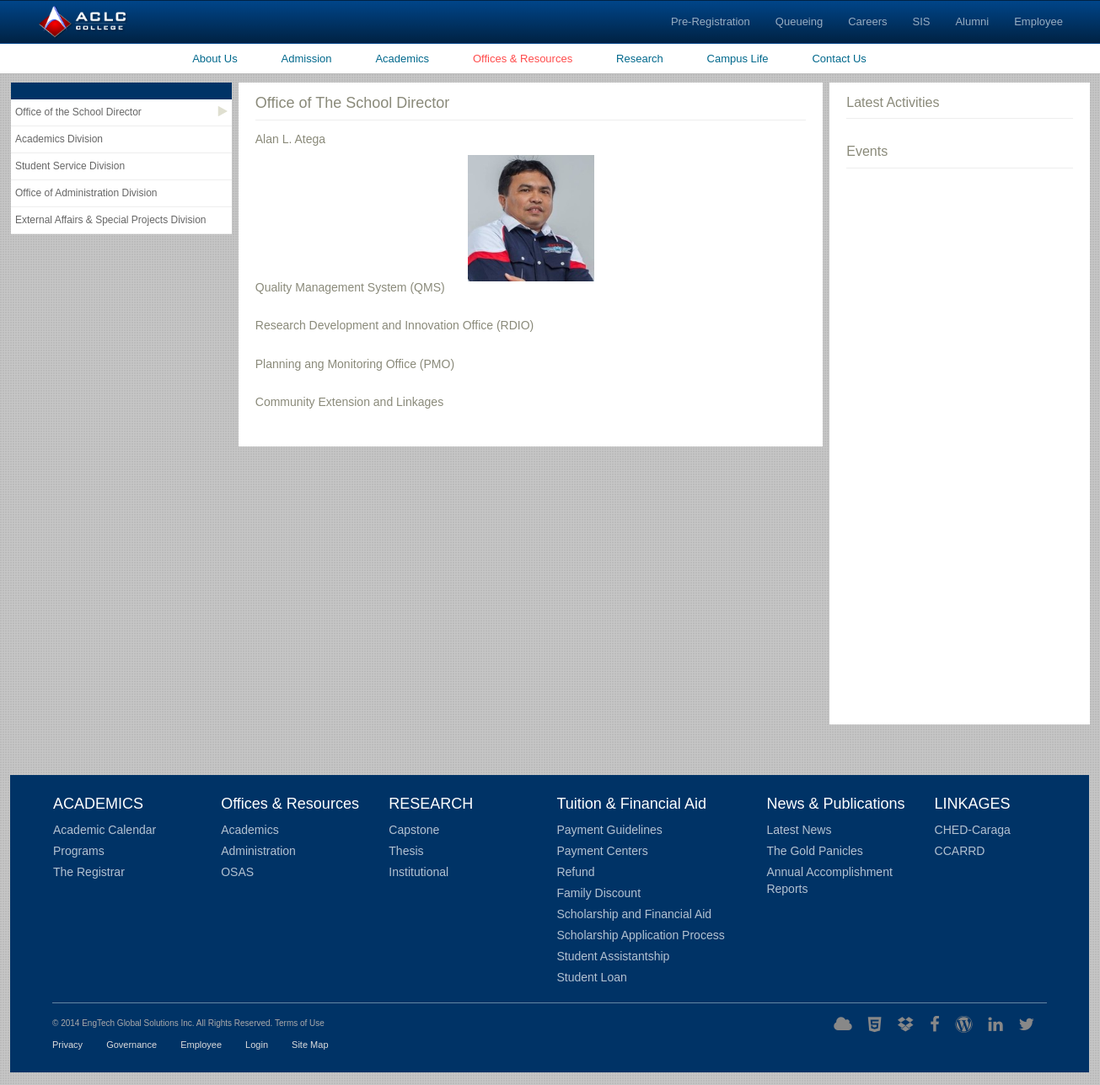
/index.php/public/office_resource/office_school_director, run on the app's committed database.
### tables this page shows
CREATE TABLE `schol_dir` (
  `osd_id` int(11) NOT NULL,
  `title` varchar(225) DEFAULT NULL,
  `content` text,
  `date_posted` date DEFAULT NULL,
  `ac_id` int(11) DEFAULT NULL,
  `image` varchar(255) DEFAULT NULL
);

### application/controllers/public/office_resource.php (called while the page is built, shortened)
<?php
class Office_Resource extends CI_Controller {
    public function office_school_director(){
        $data['info'] = $this->osd_data();
        $data['news'] = $this->load_news();
        $data['latest'] = $this->latest_act();
    	$this->load->view('public/or_office_school_director',$data);
    }
    public function osd_data(){
        $this->load->model('schol_dir');
        $sd = new Schol_Dir;
        $getSD = $sd->get();
        return $getSD;
    }
      public function latest_act(){
        $this->load->model('sch_act');
        $sch = new Sch_Act;
        $sch->db->where("MONTHNAME(sch_act.date) = MONTHNAME(NOW())");
        $sch->db->order_by("sch_act.date","asc");
        $sch->db->limit(10);
        $getSch = $sch->get();
        return $getSch;
    }
    public function load_news(){
        $this->load->model('news_info');
        $ni = new News_Info;
        $ni->db->order_by("news_info.date_posted","asc");
        $ni = $ni->get();
        return $ni;
    }
}

### index.php (called while the page is built, shortened)
<?php
require_once BASEPATH.'core/CodeIgniter.php';

### application/core/MY_Model.php (called while the page is built, shortened)
<?php
	class MY_Model extends CI_Model{
		public function instatiate($qry_result){
			$toret = array();
			foreach ($qry_result as $row) {
				$model = new $class;
				$model->populate($row);
				$toret[$row->{$this::DB_TABLE_PK}] = $model;
			}
			return $toret;
		}
		public function get($limit = 0, $offset = 0){
			$this->db->select('*');
			$this->db->from($this::DB_TABLE);
			$qry = $this->db->get();
			$toret = $this->instatiate($qry->result());
			return $toret;
		}
	}

### application/views/public/or_office_school_director.php (the view, shortened to what this page needs)
<!DOCTYPE html>
<html lang="en">
<head>
  <link rel="stylesheet" href="<?= base_url()?>plugins/css/bootstrap.min.css">
  <link rel="stylesheet" href="<?= base_url()?>plugins/css/fontawesome/css/font-awesome.min.css">
  <link rel="stylesheet" href="<?= base_url()?>plugins/css/styles.css">
  <link rel="stylesheet" href="<?= base_url()?>plugins/plugins/owl_carousel/docs/assets/owlcarousel/assets/owl.carousel.min.css">
  <link rel="stylesheet" href="<?= base_url()?>plugins/plugins/owl_carousel/docs/assets/owlcarousel/assets/owl.theme.default.min.css">
</head>
<body>
	<nav class="navbar box-edge no-margin">
	  <div class="container-fluid">
	  		<div class="navbar-header">
		      <a class="navbar-brand" href="<?= base_url()?>""><img src="<?= base_url()?>plugins/images/logo.png" alt=""></a>
		    </div>
		    <div class="collapse navbar-collapse" id="myNavbar">
		      <ul class="nav navbar-nav navbar-right pr-20">
		        <li><a href="#" class="c-white f-12">Pre-Registration</a></li>
		        <li><a href="#" class="c-white f-12">Queueing</a></li>
		        <li><a href="#" class="c-white f-12">Careers</a></li>
		        <li><a href="#" class="c-white f-12">SIS</a></li>
		        <li><a href="#" class="c-white f-12">Alumni</a></li>
		        <li><a href="#" class="c-white f-12">Employee</a></li>
		      </ul>
		    </div>
	  </div>
	</nav>
	<nav class="main-nav hidden-xs mb-10">
		<div class="container">
			<ul class="center-text inline-block">
				<li ><a href="<?= base_url()?>index.php/public/about_us">About Us</a></li>
				<li ><a href="<?= base_url()?>index.php/public/admission">Admission</a></li>
				<li><a href="<?= base_url()?>index.php/public/academic">Academics</a></li>
				<li class="active"><a href="<?= base_url()?>index.php/public/office_resource">Offices &amp; Resources</a></li>
				<li><a href="<?= base_url()?>index.php/public/research">Research</a></li>
				<li><a href="<?= base_url()?>index.php/public/campus_life">Campus Life</a></li>
				<li><a href="<?= base_url()?>index.php/public/contact_us">Contact Us</a></li>
			</ul>
		</div>
	</nav>
	<div class="main-content">
		<div class="container">
			<div class="admission-main mb-30">
				<div class="row" style="padding-bottom: 30px;">
					<div class="col-md-5 pr-0">
						<div class="admission-leftpane bg-white">
							<div class="head-blue ptb-10 bg-blue"></div>
							<ul style="padding:0">
								<li class="dd active">
									<a href="<?= base_url()?>index.php/public/office_resource/office_school_director">Office of the School Director</a>
									<i class="fa fa-play"></i>
								</li>
								<li ><a href="<?= base_url()?>index.php/public/office_resource">Academics Division</a><i class="fa fa-play"></i></li>
								<li><a href="<?= base_url()?>index.php/public/office_resource/student_service_division">Student Service Division</a><i class="fa fa-play"></i></li>
								<li><a href="<?= base_url()?>index.php/public/office_resource/office_administration_division">Office of Administration Division</a><i class="fa fa-play"></i></li>
								<li><a href="<?= base_url()?>index.php/public/office_resource/external_affairs_and_special_projects_division"">External Affairs & Special Projects Division</a><i class="fa fa-play"></i></li>
							</ul>
						</div>
					</div>
					<div class="col-md-13 pr-0">
						<div class="or bg-white ptb-15">
							<h3 class="normal c-gray f-18 mb-15 bb pb-10">Office of The School Director</h3>
							<div class="profile-info">
								<?php foreach($info as $key => $value): ?>
									<?php if($value->title == "Alan L. Atega"):?>
										<h4 class="c-gray f-14"><?= $value->title; ?></h4>
										<?php if(isset($value->image)):?>
											<center><img src="<?= base_url($value->image); ?>" style="width:150px;"></center>
										<?php endif;?>
									<?php endif;?>
								<?php endforeach; ?>
							</div>
							<?php foreach($info as $key => $value): ?>
								<?php if($value->title == "Quality Management System (QMS)"):?>
									<div class="mb-30" id="qms">
										<h4 class="c-gray f-14"><?= $value->title; ?></h4>
									</div>
								<?php endif;?>
								<?php if($value->title == "Research Development and Innovation Office (RDIO)"):?>
									<div class="mb-30" id="rdio">
										<h4 class="c-gray f-14"><?= $value->title; ?></h4>
									</div>
								<?php endif;?>
								<?php if($value->title == "Planning ang Monitoring Office (PMO)"):?>
									<div class="mb-30" id="pmo">
										<h4 class="c-gray f-14"><?= $value->title; ?></h4>
									</div>
								<?php endif;?>
								<?php if($value->title == "Community Extension and Linkages"):?>
								<div class="mb-30" id="cel">
									<h4 class="c-gray f-14"><?= $value->title; ?></h4>
								</div>
								<?php endif;?>
							<?php endforeach;?>
						</div>
					</div>
					<div class="col-md-6">
						<div class="ptb-15 bg-white">
							<h3 class="normal c-gray f-16 mb-15 bb pb-10">Latest Activities</h3>
							<h3 class="normal c-gray f-16 mb-15 bb pb-10">Events</h3>
							<div class="mb-30" style="height:600px;overflow: auto;">
							</div>
						</div>
					</div>
				</div>
			</div>
			<footer>
				<div class="links bbw pb-15 mb-15">
					<div class="row">
						<div class="col-md-4">
							<h4>ACADEMICS</h4>
							<ul>
								<li><a href="">Academic Calendar</a></li>
								<li><a href="">Programs</a></li>
								<li><a href="">The Registrar</a></li>
							</ul>
						</div>
						<div class="col-md-4">
							<h4>Offices & Resources</h4>
							<ul>
								<li><a href="">Academics</a></li>
								<li><a href="">Administration</a></li>
								<li><a href="">OSAS</a></li>
							</ul>
						</div>
						<div class="col-md-4">
							<h4>RESEARCH</h4>
							<ul>
								<li><a href="">Capstone</a></li>
								<li><a href="">Thesis</a></li>
								<li><a href="">Institutional</a></li>
							</ul>
						</div>
						<div class="col-md-5">
							<h4>Tuition & Financial Aid</h4>
							<ul>
								<li><a href="">Payment Guidelines</a></li>
								<li><a href="">Payment Centers</a></li>
								<li><a href="">Refund</a></li>
								<li><a href="">Family Discount</a></li>
								<li><a href="">Scholarship and Financial Aid</a></li>
								<li><a href="">Scholarship Application Process</a></li>
								<li><a href="">Student Assistantship</a></li>
								<li><a href="">Student Loan</a></li>
							</ul>
						</div>
						<div class="col-md-4">
							<h4>News & Publications</h4>
							<ul>
								<li><a href="">Latest News</a></li>
								<li><a href="">The Gold Panicles</a></li>
								<li><a href="">Annual Accomplishment Reports</a></li>
							</ul>
						</div>
						<div class="col-md-3">
							<h4>LINKAGES</h4>
							<ul>
								<li><a href="">CHED-Caraga</a></li>
								<li><a href="">CCARRD</a></li>
							</ul>
						</div>
					</div>
				</div>
				<div class="footer oh">
					<div class="pull-left left">
						<p class='f-10 c-lgray mb-10'>© 2014 EngTech Global Solutions Inc. All Rights Reserved. Terms of Use</p>
						<ul class="inline-block f-11">
							<li><a href="">Privacy</a></li>
							<li><a href="">Governance</a></li>
							<li><a href="">Employee</a></li>
							<li><a href="">Login</a></li>
							<li><a href="">Site Map</a></li>
						</ul>
					</div>
					<div class="pull-right right">
						<ul class="inline-block">
							<li><a href="" class="fa fa-cloud"></a></li>
							<li><a href="" class="fa fa-html5"></a></li>
							<li><a href="" class="fa fa-dropbox"></a></li>
							<li><a href="" class="fa fa-facebook-f"></a></li>
							<li><a href="" class="fa fa-wordpress"></a></li>
							<li><a href="" class="fa fa-linkedin"></a></li>
							<li><a href="" class="fa fa-twitter"></a></li>
						</ul>
					</div>
				</div>
			</footer>
		</div>
	</div>
</body>
</html>

### application/views/public/or_office_school_director.php (style rules this page uses)
.dd { overflow: show !important; }

### data on the page
schol_dir: title "Alan L. Atega", image (picture)
schol_dir: title "Quality Management System (QMS)"
schol_dir: title "Research Development and Innovation Office (RDIO)"
schol_dir: title "Planning ang Monitoring Office (PMO)"
schol_dir: title "Community Extension and Linkages"
